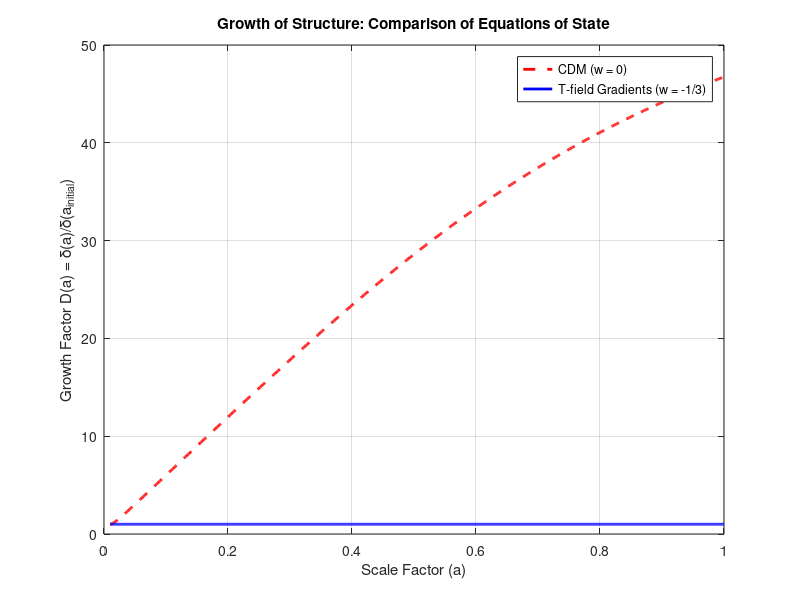

This chart was generated by the following MATLAB code:
% Numerical Solution for Structure Growth with Different Equations of State
% Author: Tiziano Demaria
% Date: 11 September 2025

% Define Hubble parameter: H(a)^2 / H0^2 = Om/a^3 + Ol
H2_over_H02 = @(a, Om) Om ./ a.^3 + (1 - Om);

% Define the growth equation for a component with equation of state w
function dydx = growth_equation(a, y, w, Om)
    delta = y(1);
    ddelta_da = y(2);

    H2 = Om / a^3 + (1 - Om);
    dlnH_da = (-3 * Om / a^4) / (2 * H2);
    coefficient = (3/2) * Om * (1 - w) * (1 + 3*w) / (a^5 * H2);

    d2delta_da2 = - (dlnH_da + 3 / a) * ddelta_da + coefficient * delta;
    dydx = [ddelta_da; d2delta_da2];
end

% Integration parameters
a_initial = 0.01;
a_final = 1.0;
a_values = linspace(a_initial, a_final, 1000);

% Initial conditions: delta = 1, ddelta/da = 0
y_initial = [1; 0];

% Integrate for w = 0 (CDM)
w_cdm = 0.0;
Om = 0.3;
solution_cdm = zeros(length(a_values), 2);
solution_cdm(1, :) = y_initial';

for i = 2:length(a_values)
    a_span = [a_values(i-1), a_values(i)];
    [~, y_out] = ode45(@(a, y) growth_equation(a, y, w_cdm, Om), a_span, solution_cdm(i-1, :)');
    solution_cdm(i, :) = y_out(end, :);
end

delta_cdm = solution_cdm(:, 1);
D_cdm = delta_cdm / delta_cdm(1);

% Integrate for w = -1/3 (T-field gradient energy)
w_tfield = -1/3;
solution_w = zeros(length(a_values), 2);
solution_w(1, :) = y_initial';

for i = 2:length(a_values)
    a_span = [a_values(i-1), a_values(i)];
    [~, y_out] = ode45(@(a, y) growth_equation(a, y, w_tfield, Om), a_span, solution_w(i-1, :)');
    solution_w(i, :) = y_out(end, :);
end

delta_w = solution_w(:, 1);
D_w = delta_w / delta_w(1);

% Plot
figure;
plot(a_values, D_cdm, 'r--', 'LineWidth', 2);
hold on;
plot(a_values, D_w, 'b-', 'LineWidth', 2);
xlabel('Scale Factor (a)');
ylabel('Growth Factor D(a) = \delta(a)/\delta(a_{initial})');
title('Growth of Structure: Comparison of Equations of State');
legend('CDM (w = 0)', 'T-field Gradients (w = -1/3)');
grid on;
print('growth_comparison','-dpng');

